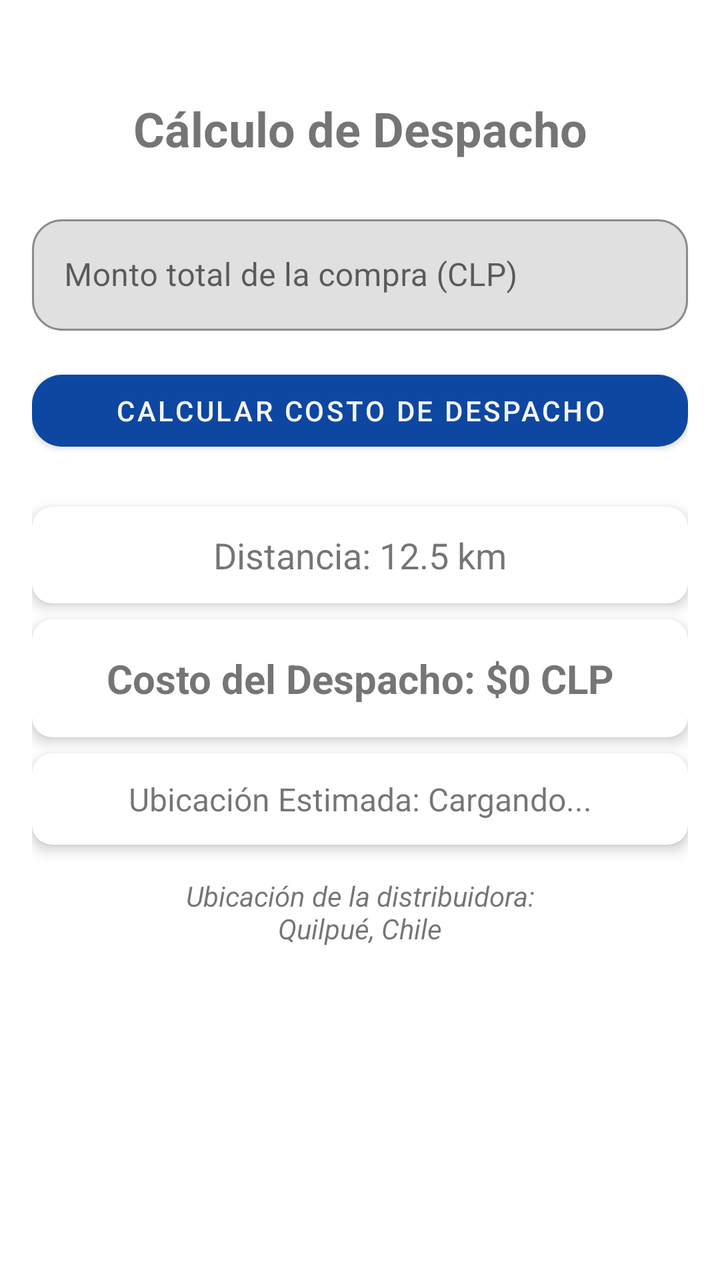
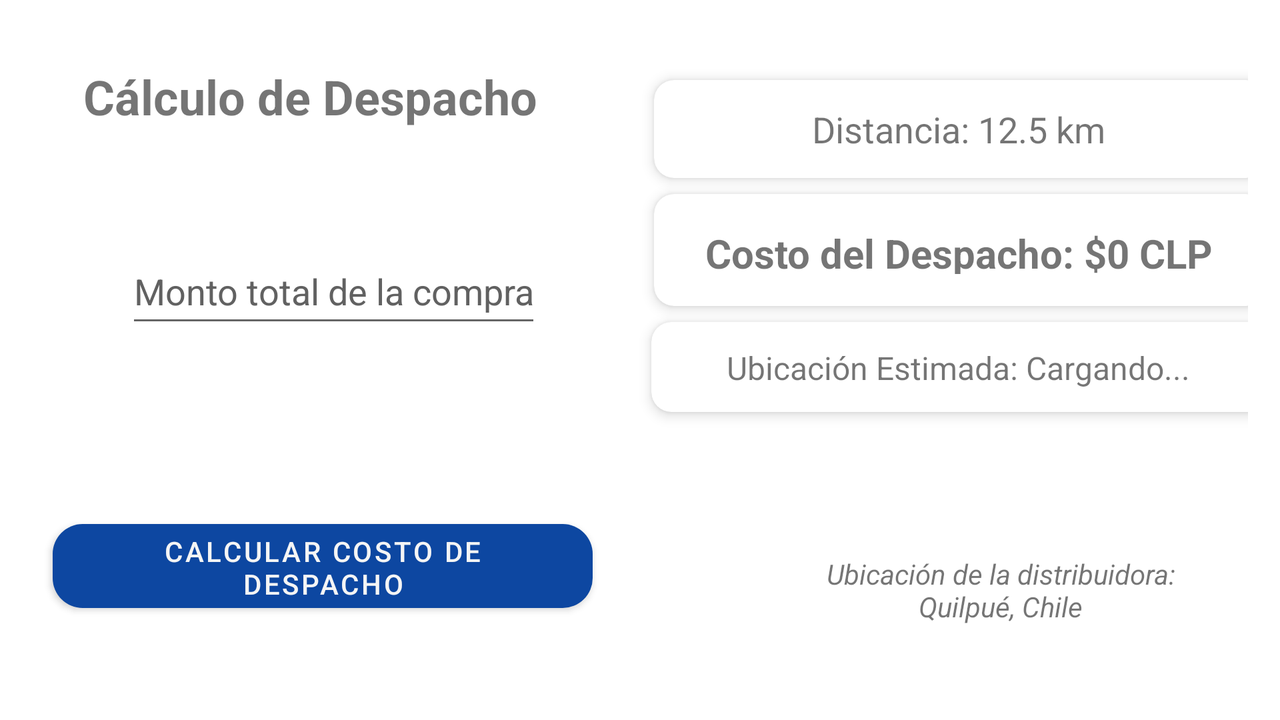

One screen, two layout resources from the same app: the default and the repository's alternative for another configuration. Each is rendered where Android would select it; the XML of both is given below.
<!-- AndroidManifest.xml: application theme Theme.DistribuidoraAli -->
<!-- res/layout/activity_menu.xml -->
<?xml version="1.0" encoding="utf-8"?>
<androidx.constraintlayout.widget.ConstraintLayout xmlns:android="http://schemas.android.com/apk/res/android"
    xmlns:app="http://schemas.android.com/apk/res-auto"
    xmlns:tools="http://schemas.android.com/tools"
    android:layout_width="match_parent"
    android:layout_height="match_parent"
    android:padding="16dp"
    tools:context="com.example.distribuidoraali.MenuActivity">

    <TextView
        android:id="@+id/titleTextView"
        android:layout_width="wrap_content"
        android:layout_height="wrap_content"
        android:layout_marginTop="32dp"
        android:text="@string/c_lculo_de_despacho"
        android:textSize="24sp"
        android:textStyle="bold"
        app:layout_constraintEnd_toEndOf="parent"
        app:layout_constraintStart_toStartOf="parent"
        app:layout_constraintTop_toTopOf="parent" />

    <com.google.android.material.textfield.TextInputLayout
        android:id="@+id/totalCompraInputLayout"
        style="@style/Widget.MaterialComponents.TextInputLayout.OutlinedBox"
        android:layout_width="0dp"
        android:layout_height="wrap_content"
        android:layout_marginTop="24dp"
        app:boxCornerRadiusBottomEnd="15dp"
        app:boxCornerRadiusBottomStart="15dp"
        app:boxCornerRadiusTopEnd="15dp"
        app:boxCornerRadiusTopStart="15dp"
        app:boxBackgroundColor="@color/text_field_background"
        app:layout_constraintEnd_toEndOf="parent"
        app:layout_constraintStart_toStartOf="parent"
        app:layout_constraintTop_toBottomOf="@+id/titleTextView">

        <com.google.android.material.textfield.TextInputEditText
            android:id="@+id/totalCompraEditText"
            android:layout_width="match_parent"
            android:layout_height="wrap_content"
            android:hint="@string/monto_total_de_la_compra_clp"
            android:inputType="number"
            android:textColor="@color/textColorPrimary"
            android:textColorHint="#616161" />

    </com.google.android.material.textfield.TextInputLayout>

    <Button
        android:id="@+id/calculateButton"
        android:layout_width="0dp"
        android:layout_height="wrap_content"
        android:layout_marginTop="16dp"
        android:text="@string/calcular_costo_de_despacho"
        app:cornerRadius="15dp"
        app:layout_constraintEnd_toEndOf="parent"
        app:layout_constraintStart_toStartOf="parent"
        app:layout_constraintTop_toBottomOf="@+id/totalCompraInputLayout" />

    <androidx.cardview.widget.CardView
        android:id="@+id/distanceCardView"
        android:layout_width="0dp"
        android:layout_height="wrap_content"
        android:layout_marginTop="24dp"
        app:cardCornerRadius="10dp"
        app:cardElevation="4dp"
        app:layout_constraintEnd_toEndOf="parent"
        app:layout_constraintStart_toStartOf="parent"
        app:layout_constraintTop_toBottomOf="@+id/calculateButton">

        <TextView
            android:id="@+id/distanceTextView"
            android:layout_width="match_parent"
            android:layout_height="wrap_content"
            android:gravity="center"
            android:padding="12dp"
            android:text="@string/distancia_0_km"
            android:textSize="18sp"
            tools:text="Distancia: 12.5 km" />
    </androidx.cardview.widget.CardView>

    <androidx.cardview.widget.CardView
        android:id="@+id/resultCardView"
        android:layout_width="0dp"
        android:layout_height="wrap_content"
        android:layout_marginTop="8dp"
        app:cardCornerRadius="10dp"
        app:cardElevation="4dp"
        app:layout_constraintEnd_toEndOf="parent"
        app:layout_constraintStart_toStartOf="parent"
        app:layout_constraintTop_toBottomOf="@+id/distanceCardView">

        <TextView
            android:id="@+id/resultTextView"
            android:layout_width="match_parent"
            android:layout_height="wrap_content"
            android:gravity="center"
            android:padding="16dp"
            android:text="@string/costo_del_despacho_0_clp"
            android:textSize="20sp"
            android:textStyle="bold" />
    </androidx.cardview.widget.CardView>

    <androidx.cardview.widget.CardView
        android:id="@+id/locationCardView"
        android:layout_width="0dp"
        android:layout_height="wrap_content"
        android:layout_marginTop="8dp"
        app:cardCornerRadius="10dp"
        app:cardElevation="4dp"
        app:layout_constraintEnd_toEndOf="parent"
        app:layout_constraintStart_toStartOf="parent"
        app:layout_constraintTop_toBottomOf="@+id/resultCardView">

        <TextView
            android:id="@+id/locationTextView"
            android:layout_width="match_parent"
            android:layout_height="wrap_content"
            android:gravity="center"
            android:padding="12dp"
            android:text="@string/ubicaci_n_estimada_cargando"
            android:textSize="16sp" />
    </androidx.cardview.widget.CardView>

    <TextView
        android:id="@+id/distribuidoraLocationTextView"
        android:layout_width="0dp"
        android:layout_height="wrap_content"
        android:layout_marginTop="16dp"
        android:gravity="center"
        android:text="@string/ubicaci_n_de_la_distribuidora_nquilpu_chile"
        android:textSize="14sp"
        android:textStyle="italic"
        app:layout_constraintEnd_toEndOf="parent"
        app:layout_constraintStart_toStartOf="parent"
        app:layout_constraintTop_toBottomOf="@+id/locationCardView" />

</androidx.constraintlayout.widget.ConstraintLayout>
<!-- resources referenced by this layout -->
<resources>
  <color name="textColorPrimary">@color/primary_text_color</color>
  <color name="text_field_background">#E0E0E0</color>
  <string name="c_lculo_de_despacho">Cálculo de Despacho</string>
  <string name="calcular_costo_de_despacho">Calcular Costo de Despacho</string>
  <string name="costo_del_despacho_0_clp">Costo del Despacho: $0 CLP</string>
  <string name="distancia_0_km">Distancia: 0 km</string>
  <string name="monto_total_de_la_compra_clp">Monto total de la compra (CLP)</string>
  <string name="ubicaci_n_de_la_distribuidora_nquilpu_chile">Ubicación de la distribuidora:\nQuilpué, Chile</string>
  <string name="ubicaci_n_estimada_cargando">Ubicación Estimada: Cargando...</string>
  <style name="Theme.DistribuidoraAli" parent="Theme.MaterialComponents.DayNight.NoActionBar">
          <item name="colorPrimary">@color/primary_color</item>
          <item name="colorPrimaryVariant">@color/secondary_color</item>
          <item name="colorOnPrimary">@color/background_light</item>
  
          <item name="colorSecondary">@color/tertiary_color</item>
          <item name="colorSecondaryVariant">@color/tertiary_color</item>
          <item name="colorOnSecondary">@color/background_light</item>
  
          <item name="android:statusBarColor" tools:targetApi="l">?attr/colorPrimaryVariant</item>
      </style>
  <color name="primary_text_color">#212121</color>
  <color name="primary_color">#0D47A1</color>
  <color name="secondary_color">#1976D2</color>
  <color name="background_light">#F5F5F5</color>
  <color name="tertiary_color">#E91E63</color>
</resources>
<!-- res/layout-land/activity_menu.xml (the repository's variant of the layout above) -->
<!-- drawn on the phone turned sideways -->
<?xml version="1.0" encoding="utf-8"?>
<androidx.constraintlayout.widget.ConstraintLayout xmlns:android="http://schemas.android.com/apk/res/android"
    xmlns:app="http://schemas.android.com/apk/res-auto"
    xmlns:tools="http://schemas.android.com/tools"
    android:layout_width="match_parent"
    android:layout_height="match_parent"
    android:padding="16dp"
    tools:context="com.example.distribuidoraali.MenuActivity">

    <ImageButton
        android:id="@+id/themeToggleButton"
        android:layout_width="wrap_content"
        android:layout_height="wrap_content"
        android:layout_marginTop="320dp"
        android:layout_marginEnd="512dp"
        android:background="?android:attr/selectableItemBackgroundBorderless"
        android:contentDescription="@string/toggle_theme_description"
        android:padding="8dp"
        app:layout_constraintEnd_toEndOf="parent"
        app:layout_constraintTop_toTopOf="parent"
        app:srcCompat="@drawable/ic_baseline_dark_mode_24b"
        app:tint="@color/icon_color" />

    <TextView
        android:id="@+id/titleTextView"
        android:layout_width="253dp"
        android:layout_height="52dp"
        android:layout_marginTop="16dp"
        android:text="@string/c_lculo_de_despacho"
        android:textSize="24sp"
        android:textStyle="bold"
        app:layout_constraintEnd_toStartOf="@+id/vertical_guideline"
        app:layout_constraintStart_toStartOf="parent"
        app:layout_constraintTop_toTopOf="parent" />

    <androidx.constraintlayout.widget.Guideline
        android:id="@+id/vertical_guideline"
        android:layout_width="wrap_content"
        android:layout_height="wrap_content"
        android:orientation="vertical"
        app:layout_constraintGuide_percent="0.5" />

    <com.google.android.material.textfield.TextInputLayout
        android:id="@+id/totalCompraInputLayout"
        style="@style/Widget.MaterialComponents.TextInputLayout.OutlinedBox"
        android:layout_width="0dp"
        android:layout_height="wrap_content"
        android:layout_marginTop="24dp"
        android:layout_marginEnd="16dp"
        app:boxBackgroundColor="@color/text_field_background"
        app:boxCornerRadiusBottomEnd="15dp"
        app:boxCornerRadiusBottomStart="15dp"
        app:boxCornerRadiusTopEnd="15dp"
        app:boxCornerRadiusTopStart="15dp"
        app:layout_constraintEnd_toStartOf="@id/vertical_guideline"
        app:layout_constraintStart_toStartOf="parent"
        app:layout_constraintTop_toBottomOf="@+id/titleTextView">

    </com.google.android.material.textfield.TextInputLayout>

    <Button
        android:id="@+id/calculateButton"
        android:layout_width="270dp"
        android:layout_height="54dp"
        android:layout_marginTop="148dp"
        android:layout_marginEnd="16dp"
        android:text="@string/calcular_costo_de_despacho"
        app:cornerRadius="15dp"
        app:layout_constraintEnd_toStartOf="@id/vertical_guideline"
        app:layout_constraintHorizontal_bias="0.578"
        app:layout_constraintStart_toStartOf="parent"
        app:layout_constraintTop_toBottomOf="@+id/totalCompraInputLayout" />

    <androidx.cardview.widget.CardView
        android:id="@+id/distanceCardView"
        android:layout_width="306dp"
        android:layout_height="49dp"
        android:layout_marginStart="16dp"
        android:layout_marginTop="24dp"
        app:cardCornerRadius="10dp"
        app:cardElevation="4dp"
        app:layout_constraintEnd_toEndOf="parent"
        app:layout_constraintStart_toStartOf="@id/vertical_guideline"
        app:layout_constraintTop_toTopOf="parent">

        <TextView
            android:id="@+id/distanceTextView"
            android:layout_width="305dp"
            android:layout_height="match_parent"
            android:gravity="center"
            android:padding="12dp"
            android:text="@string/distancia_0_km"
            android:textSize="18sp"
            tools:text="Distancia: 12.5 km" />
    </androidx.cardview.widget.CardView>

    <androidx.cardview.widget.CardView
        android:id="@+id/resultCardView"
        android:layout_width="306dp"
        android:layout_height="56dp"
        android:layout_marginStart="16dp"
        android:layout_marginTop="8dp"
        app:cardCornerRadius="10dp"
        app:cardElevation="4dp"
        app:layout_constraintEnd_toEndOf="parent"
        app:layout_constraintStart_toStartOf="@id/vertical_guideline"
        app:layout_constraintTop_toBottomOf="@+id/distanceCardView">

        <TextView
            android:id="@+id/resultTextView"
            android:layout_width="305dp"
            android:layout_height="match_parent"
            android:gravity="center"
            android:padding="16dp"
            android:text="@string/costo_del_despacho_0_clp"
            android:textSize="20sp"
            android:textStyle="bold" />
    </androidx.cardview.widget.CardView>

    <androidx.cardview.widget.CardView
        android:id="@+id/locationCardView"
        android:layout_width="309dp"
        android:layout_height="45dp"
        android:layout_marginStart="16dp"
        android:layout_marginTop="8dp"
        app:cardCornerRadius="10dp"
        app:cardElevation="4dp"
        app:layout_constraintEnd_toEndOf="parent"
        app:layout_constraintStart_toStartOf="@id/vertical_guideline"
        app:layout_constraintTop_toBottomOf="@+id/resultCardView">

        <TextView
            android:id="@+id/locationTextView"
            android:layout_width="307dp"
            android:layout_height="match_parent"
            android:gravity="center"
            android:padding="12dp"
            android:text="@string/ubicaci_n_estimada_cargando"
            android:textSize="16sp" />
    </androidx.cardview.widget.CardView>

    <TextView
        android:id="@+id/distribuidoraLocationTextView"
        android:layout_width="361dp"
        android:layout_height="82dp"
        android:layout_marginTop="48dp"
        android:gravity="center"
        android:text="@string/ubicaci_n_de_la_distribuidora_nquilpu_chile"
        android:textSize="14sp"
        android:textStyle="italic"
        app:layout_constraintEnd_toEndOf="parent"
        app:layout_constraintHorizontal_bias="0.0"
        app:layout_constraintStart_toStartOf="@id/vertical_guideline"
        app:layout_constraintTop_toBottomOf="@+id/locationCardView" />

    <com.google.android.material.textfield.TextInputEditText
        android:id="@+id/totalCompraEditText"
        android:layout_width="0dp"
        android:layout_height="49dp"
        android:layout_marginStart="47dp"
        android:layout_marginEnd="55dp"
        android:hint="@string/monto_total_de_la_compra_clp"
        android:inputType="number"
        android:textColor="@color/textColorPrimary"
        android:textColorHint="#616161"
        app:layout_constraintBottom_toBottomOf="parent"
        app:layout_constraintEnd_toStartOf="@+id/locationCardView"
        app:layout_constraintStart_toStartOf="parent"
        app:layout_constraintTop_toTopOf="parent"
        app:layout_constraintVertical_bias="0.372"
        tools:ignore="VisualLintTextFieldSize,TextContrastCheck" />


</androidx.constraintlayout.widget.ConstraintLayout>
<!-- resources referenced by the variant -->
<!-- as the phone turned sideways resolves them -->
<resources>
  <color name="icon_color">#212121</color>
  <color name="textColorPrimary">@color/primary_text_color</color>
  <color name="text_field_background">#E0E0E0</color>
  <string name="c_lculo_de_despacho">Cálculo de Despacho</string>
  <string name="calcular_costo_de_despacho">Calcular Costo de Despacho</string>
  <string name="costo_del_despacho_0_clp">Costo del Despacho: $0 CLP</string>
  <string name="distancia_0_km">Distancia: 0 km</string>
  <string name="monto_total_de_la_compra_clp">Monto total de la compra (CLP)</string>
  <string name="toggle_theme_description" />
  <string name="ubicaci_n_de_la_distribuidora_nquilpu_chile">Ubicación de la distribuidora:\nQuilpué, Chile</string>
  <string name="ubicaci_n_estimada_cargando">Ubicación Estimada: Cargando...</string>
  <style name="Theme.DistribuidoraAli" parent="Theme.MaterialComponents.DayNight.NoActionBar">
          <item name="colorPrimary">@color/primary_color</item>
          <item name="colorPrimaryVariant">@color/secondary_color</item>
          <item name="colorOnPrimary">@color/background_light</item>
  
          <item name="colorSecondary">@color/tertiary_color</item>
          <item name="colorSecondaryVariant">@color/tertiary_color</item>
          <item name="colorOnSecondary">@color/background_light</item>
  
          <item name="android:statusBarColor" tools:targetApi="l">?attr/colorPrimaryVariant</item>
      </style>
  <color name="primary_text_color">#212121</color>
  <color name="primary_color">#0D47A1</color>
  <color name="secondary_color">#1976D2</color>
  <color name="background_light">#F5F5F5</color>
  <color name="tertiary_color">#E91E63</color>
</resources>
